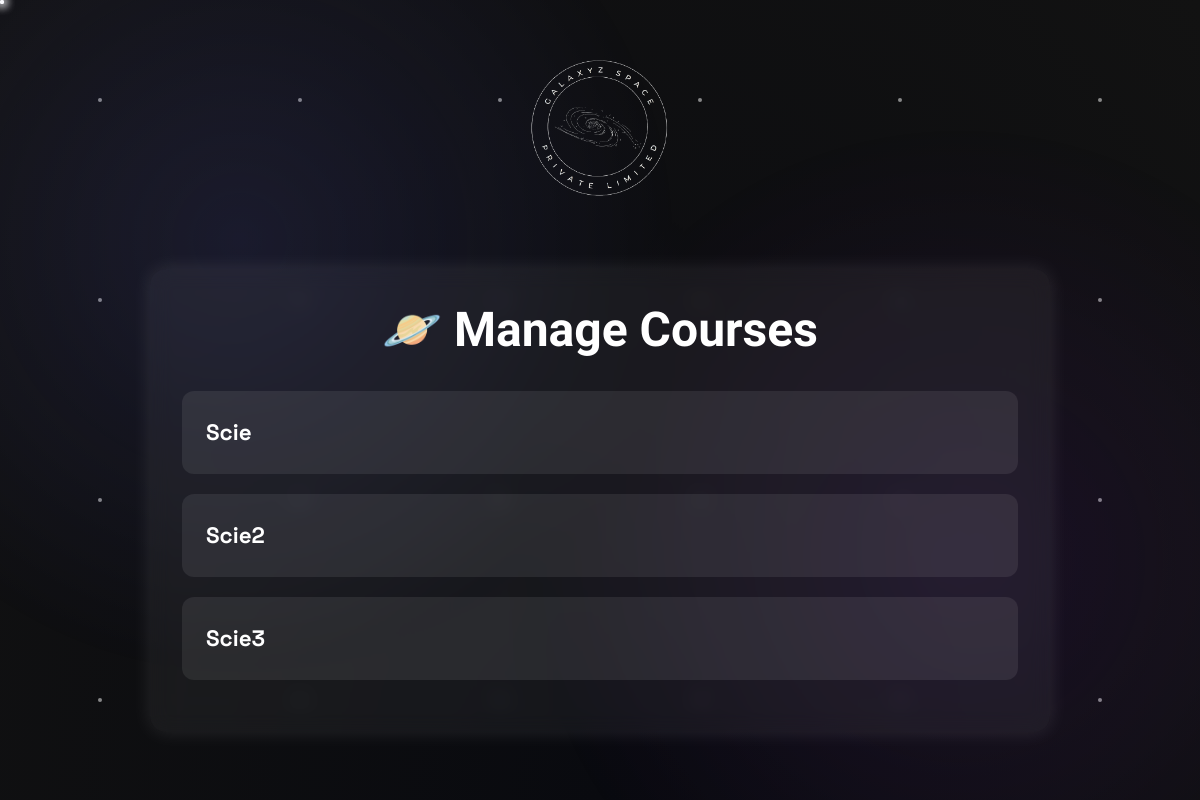
The app's page /users/manage_courses/ (signed in), older data.
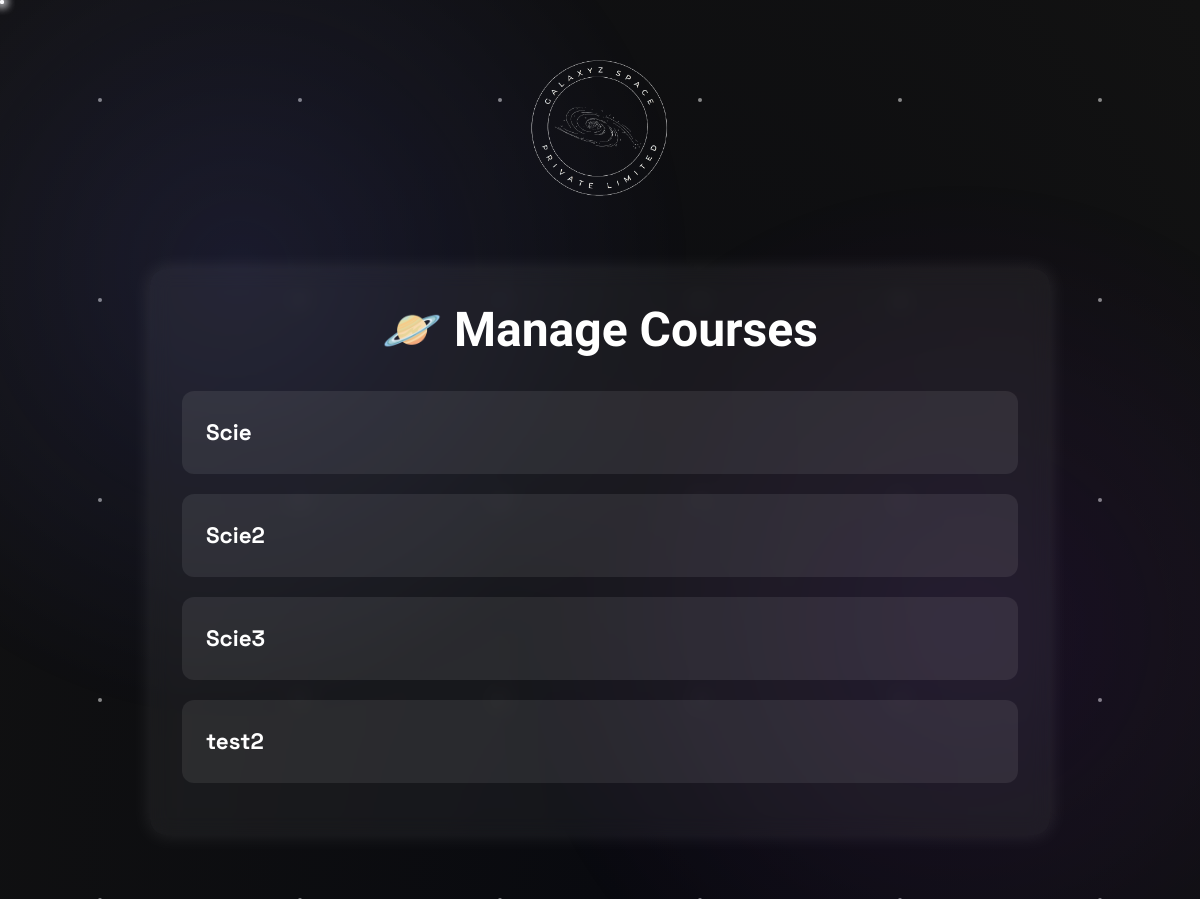
The same page, newer data.
### users/models.py (models this page shows, shortened)
class Course(models.Model):
    title = models.CharField(max_length=100)
    description = models.TextField()
    price = models.DecimalField(max_digits=6, decimal_places=2)
    instructor = models.CharField(max_length=100)
    duration = models.DurationField(blank=True, null=True)
    numberOfRegisteredUsers = models.IntegerField(default=0)
    created_at = models.DateTimeField(auto_now_add=True)
    poster = models.ImageField(upload_to='course_posters/', null=True, blank=True)
    pdf = models.FileField(upload_to='pdfs/', blank=True, null=True)
    courseVideoLink = models.URLField(max_length=200, null=True, blank=True)

### users/views.py (the view)
# urls.py: path('manage_courses/', views.manage_courses, name='manage_courses'),
@login_required
@user_passes_test(lambda u: u.is_superuser)
def manage_courses(request):
    courses = Course.objects.all()
    return render(request, 'users/manage_courses.html', {'courses': courses})

### users/templates/users/manage_courses.html (shortened to what this page needs)
<!DOCTYPE html>
{% load static %}
<html lang="en">
<head>
  <link rel="stylesheet" href="{% static 'styles/main.css' %}">
</head>
<body>
  <div class="space-background">
    <div class="stars"></div>
    <div class="twinkling"></div>
    <div class="shooting-stars"></div>
    <div class="nebula"></div>
  </div>
      <div class="logo-wrapper">
      <a href="{% url 'home' %}"><img src="{% static 'assets/frontmoving.png' %}" alt="Logo" /></a>
    </div>
  <div class="course-container">
    <h2 style="text-align: center; color: #fff; margin-bottom: 2rem;">🪐 Manage Courses</h2>
{% for course in courses %}
  <div class="course-card" onclick="toggleDetails('{{ course.id }}')">
    <div class="course-title">{{ course.title }}</div>
  </div>
{% empty %}
  <p style="text-align: center; color: #ccc;">No courses available.</p>
{% endfor %}
  </div>
</body>
</html>

Row changes from the older to the newer data that the page shows:
added Course: title "test2"
